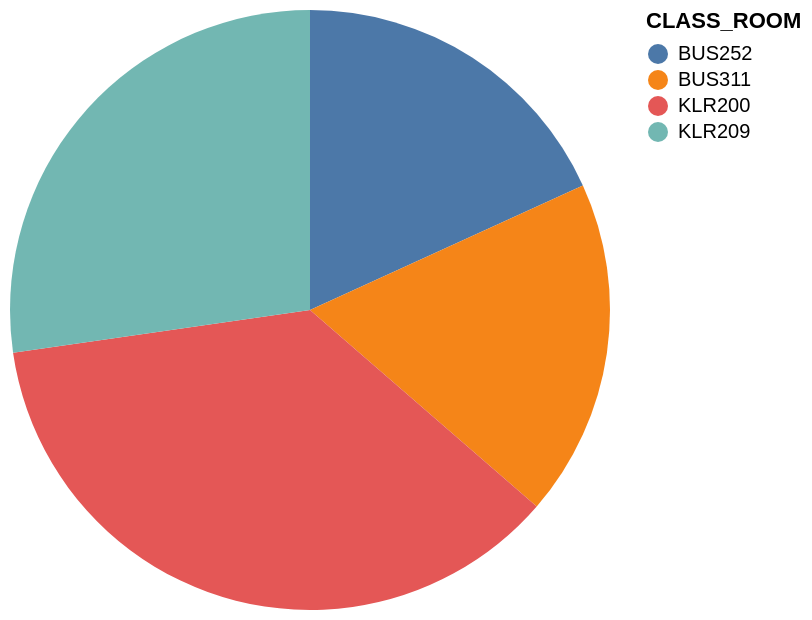

Vega-Lite specification for this chart:
### Vega-Lite specification from a JSON file in a GitHub repository (floating-point values rounded to 4 significant figures)
{"data": {"values": [{"x_data": "BUS252", "y_data": 2}, {"x_data": "BUS311", "y_data": 2}, {"x_data": "KLR200", "y_data": 4}, {"x_data": "KLR209", "y_data": 3}]}, "mark": "arc", "encoding": {"theta": {"field": "y_data", "type": "quantitative", "title": "count(*)"}, "color": {"field": "x_data", "type": "nominal", "title": "CLASS_ROOM"}}}
